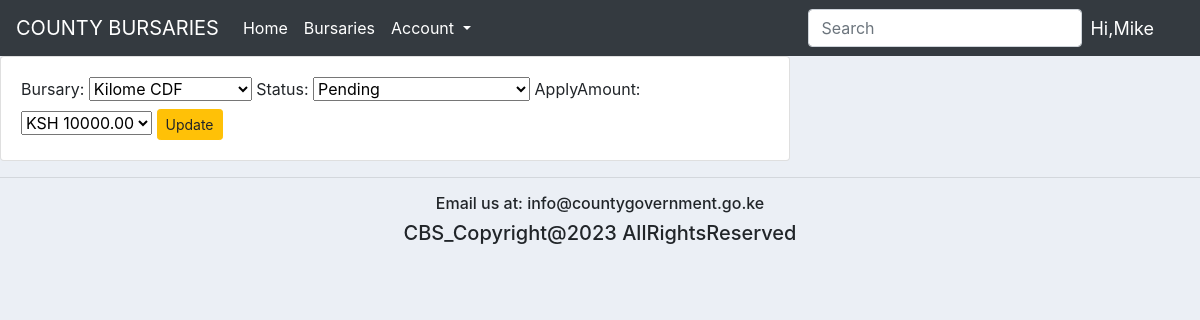
/update_application/46/ (signed in), run on the app's committed database.
### bursary/models.py (models this page shows, shortened)
class Applications(models.Model):
    STATUS = (
        ('Pending', 'Pending'),
        ('Disbursement in Progress', 'Disbursement in Progress'),
        ('Fully Disbursed', 'Fully Disbursed'),
    )
    ApplyAmount = (
        ('KSH 8000.00', 'KSH 8000.00'),
        ('KSH 10000.00', 'KSH 10000.00'),
    )
    student = models.ForeignKey(Student, null=True, on_delete=models.SET_NULL, related_name="applications")
    bursary = models.ForeignKey(Bursary, null=True, on_delete=models.SET_NULL)
    date_created = models.DateTimeField(auto_now_add=True, null=True)
    status = models.CharField(max_length=200, null=True, choices=STATUS)
    applyAmount = models.CharField(max_length=200, null=True, choices=ApplyAmount)

### bursary/decorators.py (the view)
        def wrapper_func(request, *args, **kwargs):
            group = None
            if request.user.groups.exists():
                group = request.user.groups.all()[0].name
            if group in allowed_roles:
                return view_func(request, *args, **kwargs)
            else:
                return HttpResponse('You are not allowed to view this Page')
            return view_func(request, *args, **kwargs)

### bursary/forms.py
class ApplicationForm(ModelForm):
    class Meta:
        model = Applications
        fields = '__all__'
        exclude = ['student','date_created']

### bursary/models.py (called while the page is built)
    def __str__(self):
        return self.name

### bursary/views.py (called while the page is built)
@login_required(login_url='login')
@allowed_users(allowed_roles=['admin'])
def updateApplication(request,pk):
    application = Applications.objects.get(id=pk)
    form = ApplicationForm(instance=application)
    if request.method == "POST":
        form = ApplicationForm(request.POST, instance=application)
        if form.is_valid():
            form.save()
            return redirect('/')
    context = {'form':form}
    return render(request, 'bursary/update_bursary.html', context)

### bursary/templates/bursary/update_bursary.html (shortened to what this page needs)
{% extends 'bursary/main.html' %}
{% load static %}
{% block content %}
<div class="row">
  <div class="col-md-8">
    <div class="card card-body">
       <form action="" method="POST">
        {{form}}
           <button class="btn btn-sm btn-warning" types="Submit">Update</button>
       </form>
    </div>
  </div>
</div>
{% endblock %}

### bursary/templates/bursary/navbar.html (shortened to what this page needs)
{% load static %}
<nav class="navbar navbar-expand-lg navbar-dark bg-dark">
  <a class="navbar-brand" href="#">COUNTY BURSARIES</a>
  <div class="collapse navbar-collapse" id="navbarSupportedContent">
    <ul class="navbar-nav mr-auto">
      <li class="nav-item active">
        {%if request.user.is_staff %}
          <a class="nav-link" href="{% url 'dashboard' %}">Home <span class="sr-only">(current)</span></a>
        </li>
        <li class="nav-item active">
          <a class="nav-link" href="{% url 'bursaries' %}">Bursaries</a>
        </li>
        {% else %}
          <li class="nav-item active" >
          <a class="nav-link" href="{% url 'apply_bursary' %}">Apply-Bursary</a>
          </li>
       {% endif %}
      <li class="nav-item dropdown active">
        <a class="nav-link dropdown-toggle" href="{% url 'register' %}" id="navbarDropdown" role="button" data-toggle="dropdown" aria-haspopup="true" aria-expanded="false">
          Account
        </a>
      </li>
    </ul>
    <form class="form-inline my-2 my-lg-0">
      <input class="form-control mr-sm-2" type="search" placeholder="Search" aria-label="Search">
    </form>
  </div>
  <span class="hello-msg">Hi,{{request.user}}</span>
</nav>

### bursary/templates/bursary/main.html (style rules this page uses)
body { background-color:#ebeff5; }

### bursary/templates/bursary/navbar.html (style rules this page uses)
.hello-msg { font-size: 18px; color:#fff; margin-right: 30px; }

### data on the page
Applications: bursary "Kilome CDF", status "Pending", applyAmount "KSH 10000.00"

### other printed values
{{ request.user }} "Mike"
